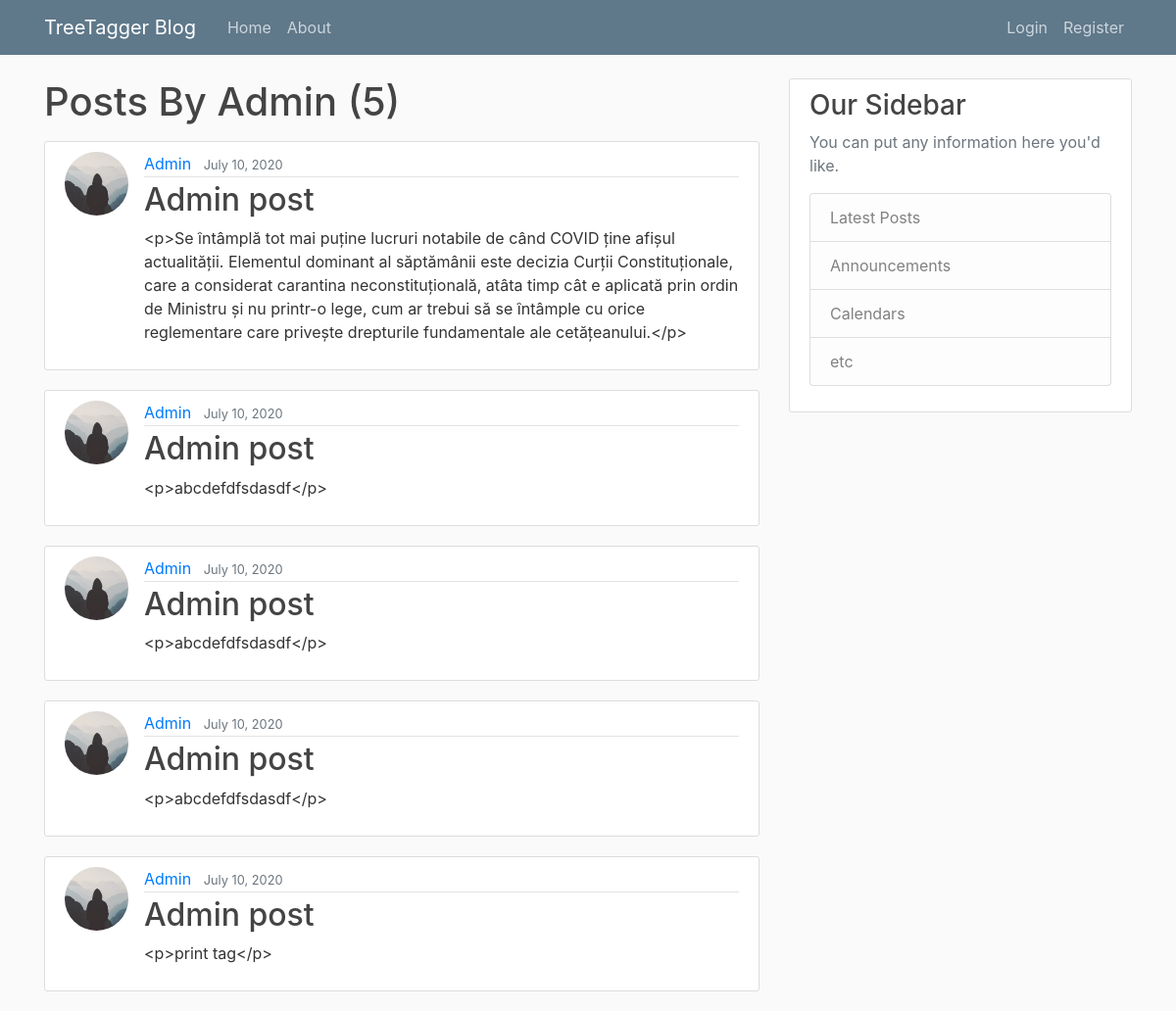
/user/Admin/, run on the app's committed database.
### blog/models.py (models this page shows, shortened)
class Post(models.Model):
    author = models.ForeignKey(
        settings.AUTH_USER_MODEL, on_delete=models.CASCADE)
    title = models.CharField(max_length=100)
    content = models.TextField()
    lang = models.IntegerField(default=0)
    liked = models.ManyToManyField(
        settings.AUTH_USER_MODEL, blank=True, related_name='liked')
    date_posted = models.DateTimeField(default=timezone.now)
    objects = PostManager()
    class Meta:
        ordering = ('-date_posted', )

### users/models.py (models this page shows, shortened)
class Profile(models.Model):
    user = models.OneToOneField(User, on_delete=models.CASCADE)
    image = models.ImageField(default='default.jpg', upload_to='profile_pics')

### blog/views.py (the view)
# urls.py: path('user/<str:username>/', UserPostListView.as_view(), name='user_posts'),
class UserPostListView(ListView):
    model = Post
    template_name = 'blog/user_posts.html'
    context_object_name = 'posts'
    paginate_by = 5
    def get_queryset(self):
        user = get_object_or_404(User, username=self.kwargs.get('username'))
        return Post.objects.filter(author=user).order_by('-date_posted')

### blog/templates/blog/user_posts.html (shortened to what this page needs)
{% extends "blog/base.html" %}
{% block content %}
    <h1 class="mb-3">Posts By {{view.kwargs.username}} ({{ page_obj.paginator.count }})</h1>
    {% for post in posts %}
        <article class="media content-section">
          <img class="rounded-circle article-img" src="{{ post.author.profile.image.url }}">
          <div class="media-body">
            <div class="article-metadata">
              <a class="mr-2" href="{% url 'user_posts' post.author.username %}">{{ post.author }}</a>
              <small class="text-muted">{{ post.date_posted|date:"F d, Y" }}</small>
            </div>
          <h2><a class="article-title" href="{% url 'post_detail' post.pk %}">{{ post.title }}</a></h2>
            <p class="article-content">{{ post.content }}</p>
          </div>
        </article>
    {% endfor %}
{% endblock content %}

### blog/templates/blog/base.html (shortened to what this page needs)
{% load static %}
<!DOCTYPE html>
<html>
<head>
  <link rel="stylesheet" href="https://maxcdn.bootstrapcdn.com/bootstrap/4.0.0/css/bootstrap.min.css"
>
  <link rel="stylesheet" href="https://use.fontawesome.com/releases/v5.6.3/css/all.css"
>
  <link rel="stylesheet" href="//cdn.jsdelivr.net/npm/medium-editor@latest/dist/css/medium-editor.min.css"
    type="text/css" media="screen" charset="utf-8">
  <link rel="stylesheet" type="text/css" href="{% static 'css/main.css' %}">
</head>
<body>
  <header class="site-header">
    <nav class="navbar navbar-expand-md navbar-dark bg-steel fixed-top">
      <div class="container">
        <a class="navbar-brand mr-4" href="{% url 'index' %}">TreeTagger Blog</a>
        <div class="collapse navbar-collapse" id="navbarToggle">
          <div class="navbar-nav mr-auto">
            <a class="nav-item nav-link" href="{% url 'index' %}">Home</a>
            <a class="nav-item nav-link" href="{% url 'about' %}">About</a>
          </div>
          <div class="navbar-nav">
            {% if user.is_authenticated %}
                {% if user.is_superuser == 1 %}
                <a class="nav-item nav-link" href="{% url 'post_create' %}">New Post</a>
                {% endif %}
            <a class="nav-item nav-link" href="{% url 'profile' %}">Profile</a>
            <a class="nav-item nav-link" href="{% url 'logout' %}">Logout</a>
            {% else %}
            <a class="nav-item nav-link" href="{% url 'login' %}">Login</a>
            <a class="nav-item nav-link" href="{% url 'register' %}">Register</a>
            {% endif %}
          </div>
        </div>
      </div>
    </nav>
  </header>
  <main role="main" class="container">
    <div class="row">
      <div class="col-md-8">
        {% block content %}{% endblock %}
      </div>
      <div class="col-md-4">
        <div class="content-section">
          <h3>Our Sidebar</h3>
          <p class='text-muted'>You can put any information here you'd like.
            <ul class="list-group">
              <li class="list-group-item list-group-item-light">Latest Posts</li>
              <li class="list-group-item list-group-item-light">Announcements</li>
              <li class="list-group-item list-group-item-light">Calendars</li>
              <li class="list-group-item list-group-item-light">etc</li>
            </ul>
          </p>
        </div>
      </div>
    </div>
  </main>
</body>
</html>

### web/static/css/main.css (style rules this page uses)
body { background: #fafafa; color: #333333; margin-top: 5rem; }
h1, h2, h3, h4, h5, h6 { color: #444444; }
ul { margin: 0; }
.bg-steel { background-color: #5f788a; }
.site-header .navbar-nav .nav-link { color: #cbd5db; }
.content-section { background: #ffffff; padding: 10px 20px; border: 1px solid #dddddd; border-radius: 3px; margin-bottom: 20px; }
.article-title { color: #444444; }
.article-content { white-space: pre-line; }
.article-img { height: 65px; width: 65px; margin-right: 16px; }
.article-metadata { padding-bottom: 1px; margin-bottom: 4px; border-bottom: 1px solid #e3e3e3 }

### data on the page
Post: author.profile.image (placeholder picture), author "Admin", date_posted "July 10, 2020", title "Admin post", content "<p>Se întâmplă tot mai puține lucruri notabile de când COVID ține afișul actualității. Elementul dominant al săptămânii este decizia Curții Constituționale, care a considerat carantina neconstituțională, atâta timp cât e aplicată prin ordin de Ministru și nu printr-o lege, cum ar trebui să se întâmple cu orice reglementare care privește drepturile fundamentale ale cetățeanului.</p>"
Post: author.profile.image (placeholder picture), author "Admin", date_posted "July 10, 2020", title "Admin post", content "<p>abcdefdfsdasdf</p>"
Post: author.profile.image (placeholder picture), author "Admin", date_posted "July 10, 2020", title "Admin post", content "<p>abcdefdfsdasdf</p>"
Post: author.profile.image (placeholder picture), author "Admin", date_posted "July 10, 2020", title "Admin post", content "<p>abcdefdfsdasdf</p>"
Post: author.profile.image (placeholder picture), author "Admin", date_posted "July 10, 2020", title "Admin post", content "<p>print tag</p>"

### other printed values
{{ view.kwargs.username }} "Admin"
{{ page_obj.paginator.count }} "5"
